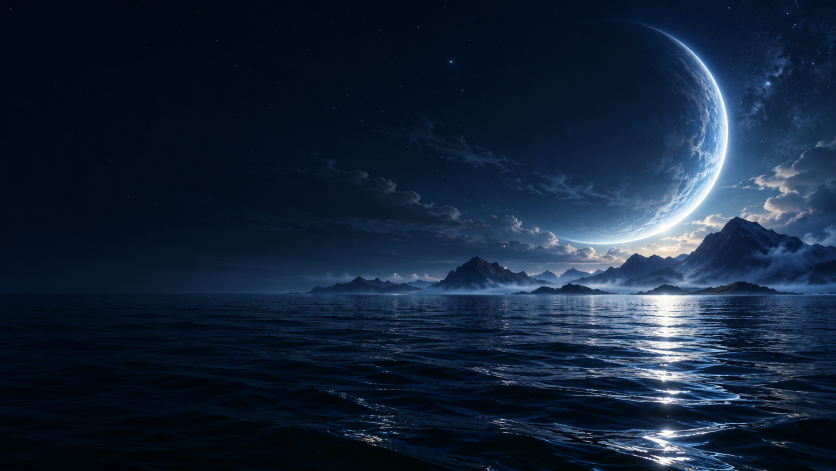
#> input picture ThemeApp/assets/source/blue-hour.png, 1672 x 941 px (shown at 1/2 size)
$ python bake-assets.py ../assets/source/blue-hour.png
#> lines starting #> are read from the running program, lines starting #| are printed output that depends on the picture
"""Package artwork and Inter glyph atlases without requiring console font services.

Source artwork is retained unchanged; runtime copies are resized/format-converted.
Run from any directory: python ThemeApp/tools/bake-assets.py [--fonts-only] [--only inter-48,inter-28-semibold]
--only bakes just the named atlases (their file stems) and never touches the artwork.
"""
from pathlib import Path
from PIL import Image, ImageDraw, ImageFont, ImageOps
import math
import struct
import sys

ROOT = Path(__file__).resolve().parents[1]
ASSETS = ROOT / "assets"
# New characters go at the end, so the glyphs already in an atlas keep their cells.
CHARS = "".join(chr(i) for i in range(32, 127)) + "äöüÄÖÜßéèàáçñ…·–×" + "„“”‚‘’"
# (size, weight, file stem). The stem is inter-<size> unless two weights of one size exist, which need their own name.
FONTS = [(22, 400, None), (28, 400, None), (36, 600, None), (76, 600, None), (48, 600, None), (28, 600, "inter-28-semibold")]


def bake_font(size: int, weight: int, stem: str | None = None):
    font = ImageFont.truetype(str(ASSETS / "source" / "Inter.ttf"), size)
    font.set_variation_by_axes([14, weight])
    cell = math.ceil(size * 1.5)
    height = sum(font.getmetrics()) + 4
    width = cell * 16
    atlas = Image.new("L", (width, height * math.ceil(len(CHARS) / 16)))
    records = bytearray()
    for i, c in enumerate(CHARS):
        x, y = (i % 16) * cell, (i // 16) * height
        # Each glyph is drawn into its own cell and pasted: a glyph taller than the line ('|' reaches above
        # the ascent) otherwise leaves a stroke in the cell above it. The x offset leaves room for negative
        # side bearings.
        glyph = Image.new("L", (cell, height))
        ImageDraw.Draw(glyph).text((4, 0), c, font=font, fill=255)
        atlas.paste(glyph, (x, y))
        records.extend(struct.pack("<5H", ord(c), x, y, cell, round(font.getlength(c))))
    header = struct.pack("<4s4H", b"FNT1", width, atlas.height, height, len(CHARS))
    (ASSETS / f"{stem or f'inter-{size}'}.p5font").write_bytes(header + records + atlas.tobytes())


def main():
    args = sys.argv[1:]
    only = set(args[args.index("--only") + 1].split(",")) if "--only" in args else None
    fonts_only = "--fonts-only" in args or only is not None
    if not fonts_only:
        bake_artwork()
    baked = 0
    for size, weight, stem in FONTS:
        if only is None or (stem or f"inter-{size}") in only:
            bake_font(size, weight, stem)
            baked += 1
    print(f"Packaged {baked} Inter font atlases." if fonts_only else f"Packaged Blue Hour and {baked} Inter font atlases.")


def bake_artwork():
    artwork = Image.open(ASSETS / "source" / "blue-hour.png").convert("RGB")
#> artwork is the input picture: PIL image 1672x941 RGB; mean R, G, B 20.6, 36.3, 56.9
    ImageOps.fit(artwork, (960, 540), method=Image.Resampling.LANCZOS).save(ASSETS / "blue-hour-preview.png")
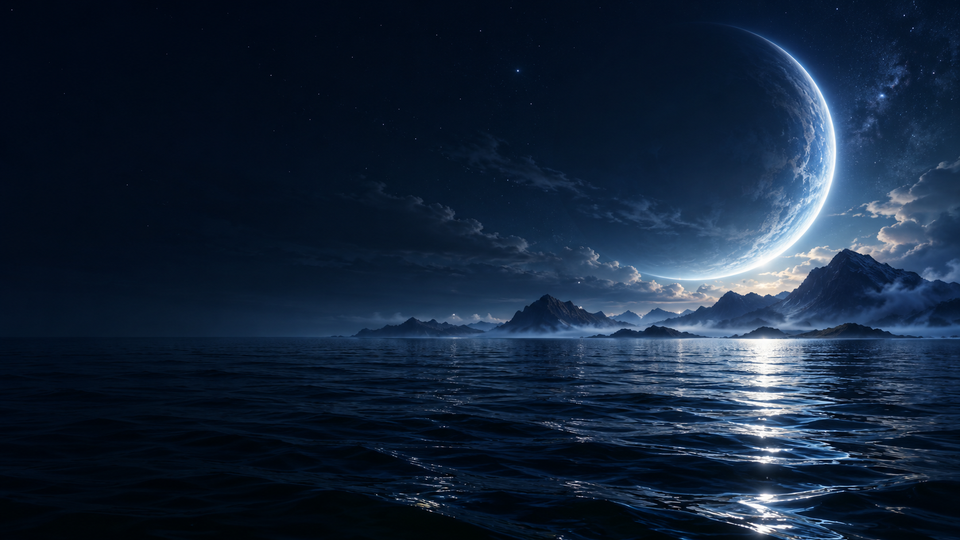
#> saved as blue-hour-preview.png: PIL image 960x540 RGB; mean R, G, B 20.7, 36.3, 56.9
    ImageOps.fit(artwork, (1920, 1080), method=Image.Resampling.LANCZOS).save(ASSETS / "blue-hour.bmp")


if __name__ == "__main__":
#> (the run stopped early here; a loop or call above may not have finished)
